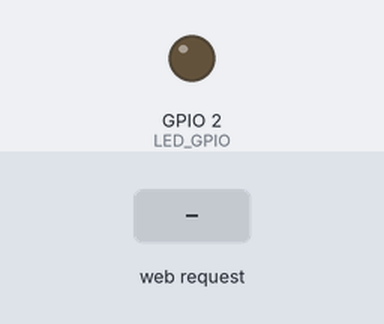
Simulated run of this sketch. Board: ESP8266 (NodeMCU). Parts: output pins drawn as LEDs (lit = HIGH). The test bench sets the inputs (shaded band). WiFi joins after 1.5 s; servers stay silent unless stated; what the sketch prints to the serial monitor is not drawn.

Above: at 4.7 s.
4.8 s: HTTP request GET /LED=OFF received
At 5.1 s:
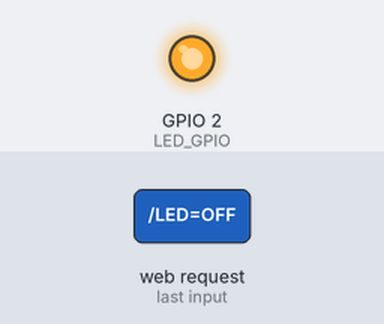
6.3 s: HTTP request GET /LED=ON received
At 7.4 s:
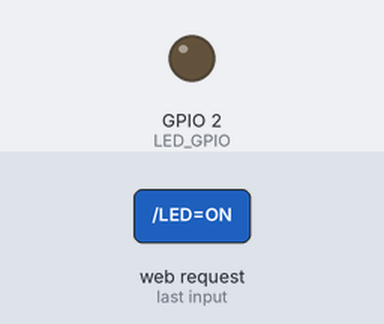
Timing chart, 0 to 9.3 s (numbered marks = the images above; inputs shaded):
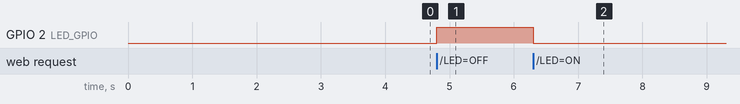

Measured:
- after the input at 4.8 s, GPIO 2 (LED_GPIO): LOW → HIGH at once
- after the input at 6.3 s, GPIO 2 (LED_GPIO): HIGH → LOW at once

The sketch:

_05_controlar_LED_por_web.ino
```cpp
#include <ESP8266WiFi.h>
#define LED_GPIO 2

const char* ssid = "Orange-152A";
const char* password = "3EE529C4";

bool LED_estado = LOW;

WiFiServer server(80); //objeto servidor que inicializaremos en el puerto 80

void setup() {
  Serial.begin(115200);

  // Poner el módulo WiFi en modo station y desconectar de cualquier red a la que pudiese estar previamente conectado
  WiFi.mode(WIFI_STA);
  WiFi.disconnect();
  delay(2000);

  pinMode(LED_GPIO, OUTPUT);
  digitalWrite(LED_GPIO, LOW);

  //Conectar a la red WiFi
  Serial.println();
  Serial.print("Conectando a ");
  Serial.println(ssid);

  WiFi.begin(ssid, password);

  while (WiFi.status() != WL_CONNECTED) {
    delay(500);
    Serial.print(".");
  }
  Serial.print("Conectado, la IP del dispositivo es: ");
  Serial.println(WiFi.localIP());

  //Iniciar server
  server.begin();
  Serial.println("Servidor iniciado");
}

void loop() {
  //chequeamos si se ha conectado un cliente, en caso contrario terminar (se reiniciaría)
  WiFiClient client = server.available();
  if (!client) {
    return;
  }

  //Esperar hasta que el cliente envíe algún dato
  while(!client.available()){
    delay(1);
  }

  //Lee la request del cliente
  String request = client.readStringUntil('\r');
  client.flush(); //vacía por seguridad

  //Request en un objeto String que contiene la URL compelta, incluyendo parámetros. Buscamos si contien la cadena "/LED=ON"
  if (request.indexOf("/LED=ON") != -1){
    digitalWrite(LED_GPIO, LOW); //debería ser HIGH, pero el LED funciona en modo inverso en algunas placas, includo la nodemcu
    LED_estado=HIGH;
  }
  else
    if (request.indexOf("/LED=OFF") != -1){
      digitalWrite(LED_GPIO, HIGH); //debería ser HIGH, pero el LED funciona en modo inverso en algunas placas, includo la nodemcu
      LED_estado=HIGH;
    }

  //Parte "response" del servidor hacia el cliente, una página Web
  client.println("HTTP/1.1 200 OK");
  client.println("Content-Type: text/html");
  client.println(""); //requerido
  client.println("<!DOCTYPE HTML>");
  client.println("<html>");

  client.print("LED ");
   if(LED_estado == HIGH)
    client.print("On");
  else
    client.print("Off");

  client.println("<br><br>");
  client.println("<a href=\"/LED=ON\"><button>Turn On </button></a>");
  client.println("<a href=\"/LED=OFF\"><button>Turn Off </button></a><br />");
  client.println("</html>");

  delay(1);
  Serial.println("Client disonnected");
  Serial.println("");

}
```
